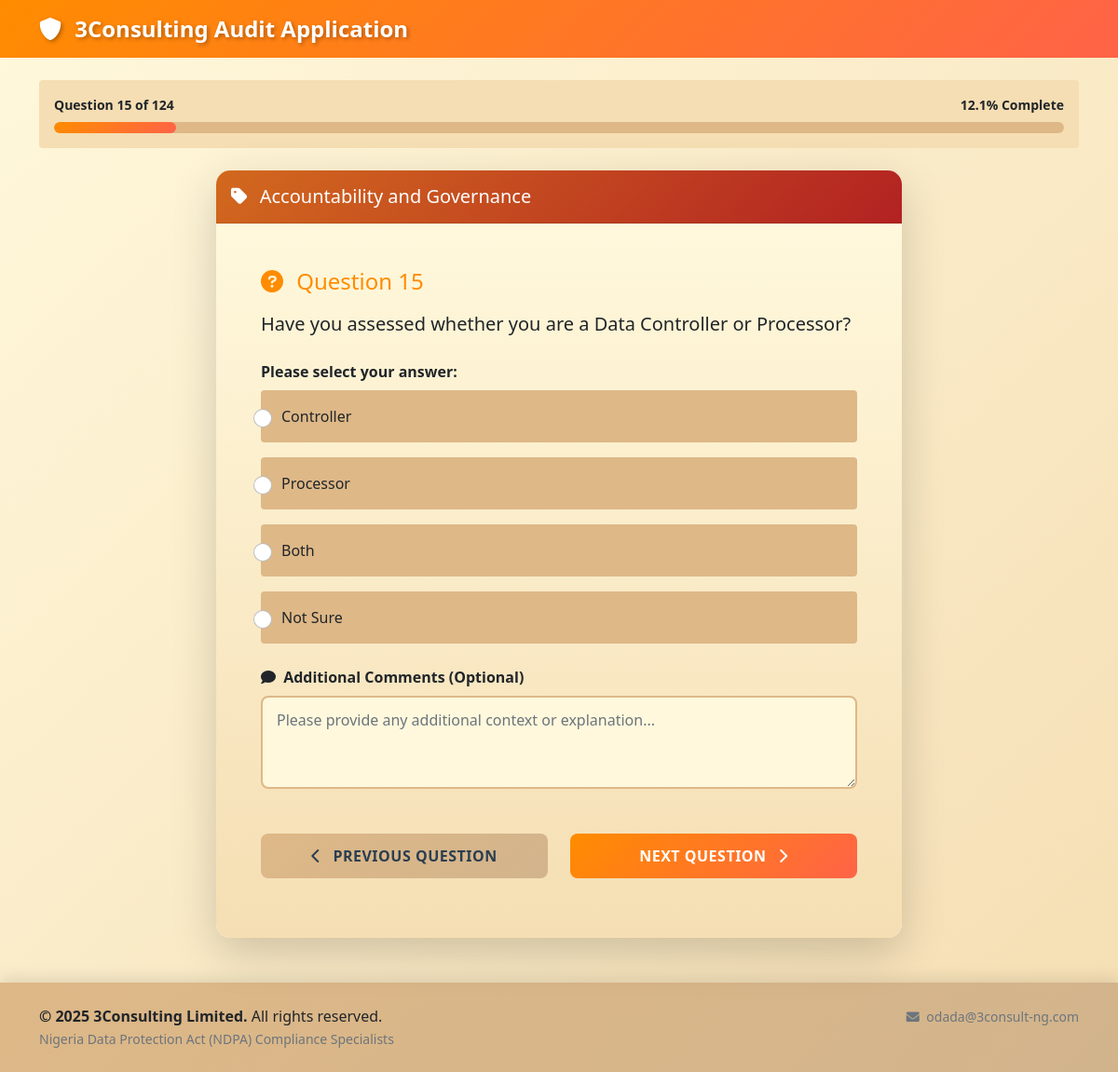
Page /question/15 (signed in) on the committed database.
### models.py (models this page shows)
class Question(db.Model):
    id = db.Column(db.Integer, primary_key=True)
    category = db.Column(db.String(100), nullable=False)
    question_text = db.Column(db.Text, nullable=False)
    question_type = db.Column(db.String(50), nullable=False)  # 'multiple_choice', 'file_upload'
    options = db.Column(db.Text)  # JSON string for multiple choice options
    requires_file = db.Column(db.Boolean, default=False)
    order_num = db.Column(db.Integer, nullable=False)
    responses = db.relationship('Response', backref='question', lazy=True)

class Response(db.Model):
    id = db.Column(db.Integer, primary_key=True)
    user_id = db.Column(db.Integer, db.ForeignKey('user.id'), nullable=False)
    question_id = db.Column(db.Integer, db.ForeignKey('question.id'), nullable=False)
    answer = db.Column(db.Text)
    comment = db.Column(db.Text)
    file_path = db.Column(db.String(500))
    created_at = db.Column(db.DateTime, default=datetime.utcnow)

### routes.py (the view)
@app.route('/question/<int:question_id>')
def question(question_id):
    if 'user_id' not in session:
        return redirect(url_for('login'))
    question = Question.query.get_or_404(question_id)
    user_id = session['user_id']
    existing_response = Response.query.filter_by(user_id=user_id, question_id=question_id).first()
    total_questions = Question.query.count()
    current_position = Question.query.filter(Question.order_num <= question.order_num).count()
    next_question = Question.query.filter(Question.order_num > question.order_num).order_by(Question.order_num).first()
    prev_question = Question.query.filter(Question.order_num < question.order_num).order_by(Question.order_num.desc()).first()
    return render_template('question.html',
                         question=question,
                         existing_response=existing_response,
                         total_questions=total_questions,
                         current_position=current_position,
                         next_question=next_question,
                         prev_question=prev_question)

### routes.py (called while the page is built)
@app.template_filter('from_json')
def from_json_filter(value):
    try:
        return json.loads(value) if value else []
    except:
        return []

@app.context_processor
def utility_processor():
    return dict(enumerate=enumerate)

### templates/question.html (shortened to what this page needs)
{% extends "base.html" %}
{% block content %}
<div class="row mb-4">
    <div class="col-12">
        <div class="card border-0" style="background-color: #F5DEB3;">
            <div class="card-body py-3">
                <div class="d-flex justify-content-between align-items-center mb-2">
                    <small class="text-dark fw-bold">Question {{ current_position }} of {{ total_questions }}</small>
                    <small class="text-dark fw-bold">{{ ((current_position / total_questions) * 100) | round(1) }}% Complete</small>
                </div>
                <div class="progress" style="height: 12px;">
                    <div class="progress-bar" role="progressbar"
                         style="width: {{ (current_position / total_questions) * 100 }}%; background: linear-gradient(135deg, #FF8C00, #FF6347);"></div>
                </div>
            </div>
        </div>
    </div>
</div>
<div class="row justify-content-center">
    <div class="col-lg-8">
        <div class="card shadow-lg border-0 audit-card">
            <div class="card-header text-white py-3" style="background: linear-gradient(135deg, #D2691E, #B22222);">
                <h5 class="mb-0">
                    <i class="fas fa-tag me-2"></i>
                    {{ question.category }}
                </h5>
            </div>
            <div class="card-body p-5" style="background: linear-gradient(to bottom, #FFF8DC, #F5DEB3);">
                <form method="POST" action="{{ url_for('submit_answer') }}" enctype="multipart/form-data">
                    <div class="mb-4">
                        <h4 class="mb-3" style="color: #FF8C00;">
                            <i class="fas fa-question-circle me-2"></i>
                            Question {{ current_position }}
                        </h4>
                        <p class="lead text-dark">{{ question.question_text }}</p>
                    </div>
                    {% if question.question_type == 'multiple_choice' %}
                        <div class="mb-4">
                            <label class="form-label fw-bold text-dark">Please select your answer:</label>
                            {% set options = question.options | from_json %}
                            {% for option in options %}
                                <div class="form-check mb-3 p-3 rounded" style="background-color: #DEB887;">
                                    <input class="form-check-input audit-radio" type="radio" name="answer"
                                           id="option_{{ loop.index }}" value="{{ option }}"
                                           {% if existing_response and existing_response.answer == option %}checked{% endif %} required>
                                    <label class="form-check-label text-dark fw-medium" for="option_{{ loop.index }}">
                                        {{ option }}
                                    </label>
                                </div>
                            {% endfor %}
                        </div>
                    {% endif %}
                    <div class="mb-4">
                        <label for="comment" class="form-label fw-bold text-dark">
                            <i class="fas fa-comment me-1"></i>
                            Additional Comments (Optional)
                        </label>
                        <textarea class="form-control audit-textarea" id="comment" name="comment" rows="3"
                                  placeholder="Please provide any additional context or explanation...">{% if existing_response %}{{ existing_response.comment }}{% endif %}</textarea>
                    </div>
                    <div class="row mt-5">
                        <div class="col-md-6 mb-3">
                            {% if prev_question %}
                                <a href="{{ url_for('question', question_id=prev_question.id) }}"
                                   class="btn w-100 audit-btn-secondary">
                                    <i class="fas fa-chevron-left me-2"></i>
                                    Previous Question
                                </a>
                            {% else %}
                                <div class="text-muted text-center p-3">
                                    <i class="fas fa-info-circle me-1"></i>
                                    This is the first question
                                </div>
                            {% endif %}
                        </div>
                        <div class="col-md-6">
                            <button type="submit" class="btn w-100 audit-btn-primary">
                                {% if next_question %}
                                    Next Question
                                    <i class="fas fa-chevron-right ms-2"></i>
                                {% else %}
                                    Complete Audit
                                    <i class="fas fa-check ms-2"></i>
                                {% endif %}
                            </button>
                        </div>
                    </div>
                </form>
            </div>
        </div>
    </div>
</div>
{% endblock %}

### static/css/style.css (style rules this page uses)
:root { --primary-orange: #FF8C00; --light-orange: #FFD700; --beige: #F5DEB3; --dark-beige: #DEB887; --darker-beige: #D2B48C; --cream: #FFF8DC; --dark-orange: #FF6347; --gradient-primary: linear-gradient(135deg, #FF8C00, #FF6347); --gradient-secondary: linear-gradient(135deg, #DEB887, #D2B48C); --gradient-light: linear-gradient(to bottom, #FFF8DC, #F5DEB3); }
body { font-family: 'Segoe UI', Tahoma, Geneva, Verdana, sans-serif; background: linear-gradient(to bottom right, #FFF8DC, #F5DEB3); min-height: 100vh; }
.audit-card { border-radius: 15px; overflow: hidden; box-shadow: 0 10px 30px rgba(255, 140, 0, 0.2); transition: transform 0.3s ease, box-shadow 0.3s ease; }
.audit-btn-primary { background: var(--gradient-primary); border: none; color: white; font-weight: 600; padding: 12px 24px; border-radius: 8px; transition: all 0.3s ease; text-transform: uppercase; letter-spacing: 0.5px; }
.audit-btn-secondary { background: var(--gradient-secondary); border: none; color: #2C3E50; font-weight: 600; padding: 12px 24px; border-radius: 8px; transition: all 0.3s ease; text-transform: uppercase; letter-spacing: 0.5px; }
.audit-textarea { border: 2px solid #DEB887; border-radius: 8px; padding: 12px 15px; font-size: 16px; background-color: #FFF8DC; resize: vertical; min-height: 100px; transition: all 0.3s ease; }
.audit-radio { width: 20px; height: 20px; margin-right: 10px; accent-color: #FF8C00; }
.progress { background-color: #DEB887; border-radius: 10px; overflow: hidden; }
.progress-bar { border-radius: 10px; transition: width 0.6s ease; }

### rows in the picture
Question: category "Accountability and Governance", question_text "Have you assessed whether you are a Data Controller or Processor?"
Response: answer "☐ Controller" "☐ Processor" "☐ Both" "☐ Not Sure"

### other values in the picture
{{ current_position }} "15"
{{ total_questions }} "124"
{{ ((current_position / total_questions) * 100) | round(1) }} "12.1"
{{ option }} "Controller" "Processor" "Both" "Not Sure"
